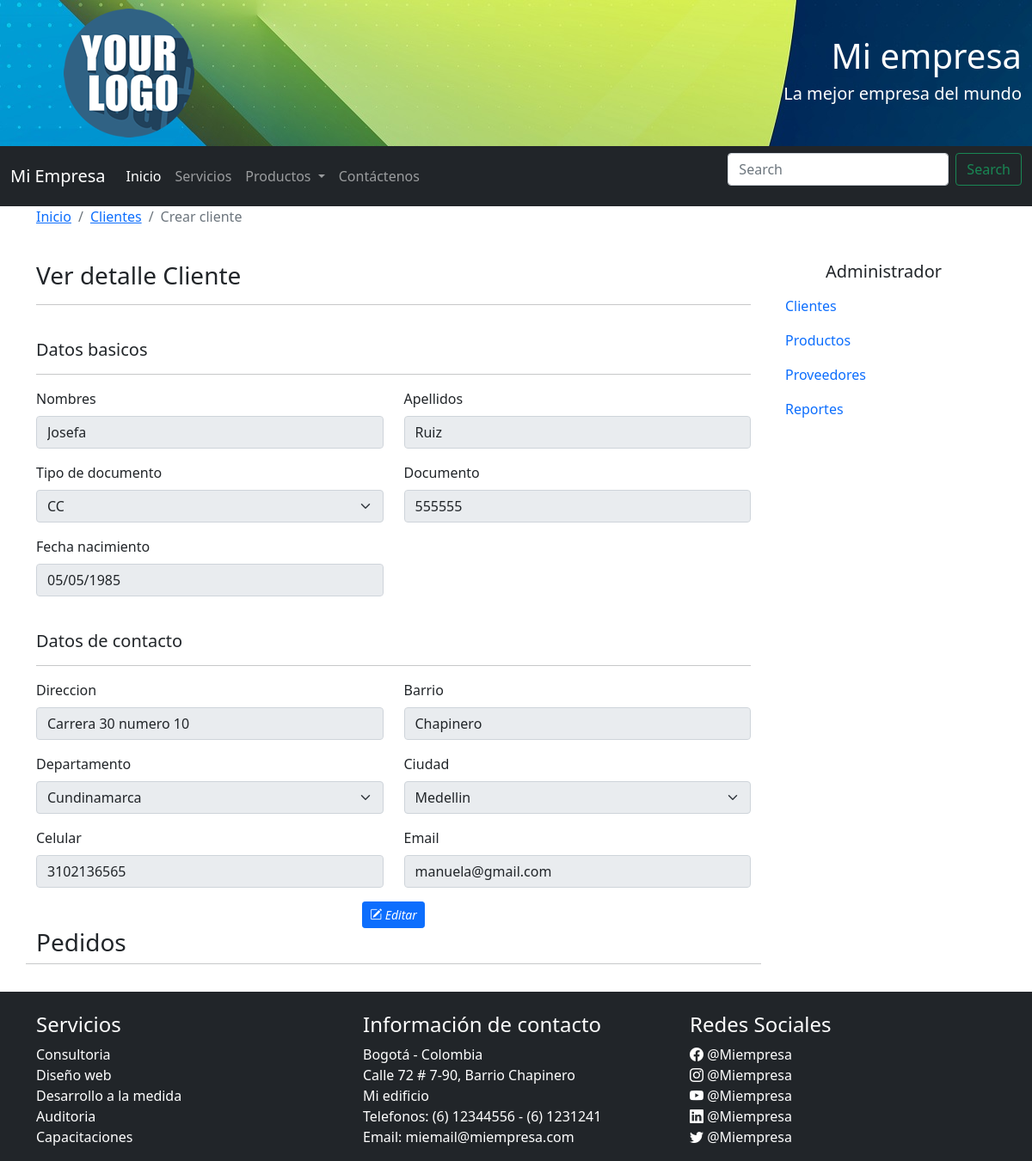
The page /deprecated/cliente_detalle.php?idCliente=46 on the database its author committed.
### tables this page shows
CREATE TABLE IF NOT EXISTS `cliente` (
  `idCliente` int(11) NOT NULL AUTO_INCREMENT,
  `cliNombres` varchar(100) NOT NULL,
  `cliApellidos` varchar(100) NOT NULL,
  `cliTipoDocumento` varchar(45) NOT NULL,
  `cliDocumento` varchar(20) NOT NULL,
  `cliFechaNacimiento` date NOT NULL,
  `cliEmail` varchar(100) DEFAULT NULL,
  `cliCelular` varchar(15) DEFAULT NULL,
  `cliDireccion` varchar(255) DEFAULT NULL,
  `cliBarrio` varchar(255) DEFAULT NULL,
  `cliDepartamento` varchar(100) DEFAULT NULL,
  `cliCiudad` varchar(100) DEFAULT NULL,
  PRIMARY KEY (`idCliente`),
  UNIQUE KEY `cliDocumento_UNIQUE` (`cliDocumento`)
);

### deprecated/cliente_detalle.php (the view, shortened to what this page needs)
<?php
$conn = new mysqli("localhost", "root", "", "proyecto") ;
$idCliente = $_GET['idCliente'];
$sql = "SELECT * FROM cliente WHERE idCliente=".$idCliente;
$query = mysqli_query($conn, $sql);
$row = mysqli_fetch_array($query);
?>
<html>
	<head>
		<link href="https://cdn.jsdelivr.net/npm/bootstrap@5.1.3/dist/css/bootstrap.min.css" rel="stylesheet">
		<link rel="stylesheet" href="https://cdn.jsdelivr.net/npm/bootstrap-icons@1.8.3/font/bootstrap-icons.css">
	</head>
	<body>
		<header style="background-image: url(header.jpg)">
			<div class="container-fluid ">
				<div class="row align-items-center">
					<div class="col-md-3 text-sm-top text-center">
						<img src="logo.png"></img>
					</div>
					<div class="col-md-9 text-sm-end text-center text-white">
						 <h1>Mi empresa</h1>
						 <h5>La mejor empresa del mundo</h5>
					</div>
				</div>
			</div>
			<nav class="navbar navbar-expand-lg bg-dark navbar-dark">
				  <div class="container-fluid">
					<a class="navbar-brand" href="#">Mi Empresa</a>
					<div class="collapse navbar-collapse" id="navbarSupportedContent">
					  <ul class="navbar-nav me-auto mb-2 mb-lg-0 ">
						<li class="nav-item">
						  <a class="nav-link active" aria-current="page" href="#">Inicio</a>
						</li>
						<li class="nav-item">
						  <a class="nav-link" href="#">Servicios</a>
						</li>
						<li class="nav-item dropdown">
						  <a class="nav-link dropdown-toggle" href="#" id="navbarDropdown" role="button" data-bs-toggle="dropdown" aria-expanded="false">
							Productos
						  </a>
						</li>
						<li class="nav-item">
						  <a class="nav-link">Contáctenos</a>
						</li>
					  </ul>
					  <form class="d-flex" role="search">
						<input class="form-control me-2" type="search" placeholder="Search" aria-label="Search">
						<button class="btn btn-outline-success" type="submit">Search</button>
					  </form>
					</div>
				  </div>
				</nav>
		</header>
	<div class="container">
	<nav aria-label="breadcrumb">
		<ol class="breadcrumb">
			<li class="breadcrumb-item"><a href="index.php">Inicio</a></li>
			<li class="breadcrumb-item"><a href="clientes.php">Clientes</a></li>
			<li class="breadcrumb-item active" aria-current="page">Crear cliente</li>
		</ol>
	</nav>
		<div class="row">
			<div class="col-md-9">
			     <br>
				 <h3>Ver detalle Cliente</h3>
				 <hr>
				 <form action ="cliente_modificar.php" method="POST" role="form" class="needs-validation" novalidate>
				  <div class="row">
					<div class="col-sm-12">
					  <br>
					  <h5>Datos basicos</h5>
				      <hr>
						<div class="row">
							<div class="col-sm-6">
								  <div class="mb-3">
									<label for="nombres" class="form-label">Nombres</label>
									<input type="text" class="form-control" id="nombres" name="nombres" minlength="3" maxlength="30" pattern="^[ a-zA-ZñÑáéíóúÁÉÍÓÚ]+$" readonly value="<?php echo $row["cliNombres"] ?>">
								  </div>
							</div>
							<div class="col-sm-6">
								  <div class="mb-3">
									<label for="apellidos" class="form-label">Apellidos</label>
									<input type="text" class="form-control" id="apellidos" name="apellidos" minlength="3" maxlength="30" readonly value="<?php echo $row["cliApellidos"] ?>">
								  </div>
							</div>
						</div>
						<div class="row">
							<div class="col-sm-6">
							  <div class="mb-3">
								<label for="tipoDocumento" class="form-label">Tipo de documento</label>
								<select class="form-select" id="tipoDocumento" name="tipoDocumento" aria-label="Default select example" disabled>
								  <option value="1"  <?php if( $row['cliTipoDocumento'] == '1') { ?> selected  <?php } ?>>CC</option>
								</select>
							  </div>
							</div>
							<div class="col-sm-6">
								  <div class="mb-3">
									<label for="documento" class="form-label">Documento</label>
									<input type="number" class="form-control" id="documento" name="documento" readonly  value="<?php echo $row["cliDocumento"] ?>">
								  </div>
							</div>
						</div>
						<div class="row">
							<div class="col-sm-6">
							  <div class="mb-3">
								<label for="fecha" class="form-label">Fecha nacimiento</label>
								<input type="date" class="form-control" id="fechaNacimiento" name="fechaNacimiento"  value="<?php echo $row["cliFechaNacimiento"] ?>" readonly>
							  </div>
							</div>
						</div>
					<div class="row">
					<div class="col-sm-12">
						  <br>
						   <h5>Datos de contacto</h5>
						   <hr>
						   <div class="row">
								<div class="col-sm-6">
									  <div class="mb-3">
										<label for="direccion" class="form-label">Direccion</label>
										<input type="text" class="form-control" id="direccion" name="direccion" minlength="10" readonly  value="<?php echo $row["cliDireccion"] ?>">
									  </div>
								</div>
								<div class="col-sm-6">
									  <div class="mb-3">
										<label for="barrio" class="form-label">Barrio</label>
										<input type="text" class="form-control" id="barrio" name="barrio" readonly  value="<?php echo $row["cliBarrio"] ?>">
									  </div>
								</div>
						   </div>
						   <div class="row">
								<div class="col-sm-6">
									  <div class="mb-3">
										<label for="departamento" class="form-label">Departamento</label>
										<select class="form-select" id="departamento" name="departamento" aria-label="Default select example" disabled>
										  <option value="3" <?php if( $row['cliDepartamento'] == '3') { ?> selected  <?php } ?>>Cundinamarca</option>
										</select>
									  </div>
								</div>
								<div class="col-sm-6">
									  <div class="mb-3">
										<label for="ciudad" class="form-label">Ciudad</label>
										<select class="form-select" id="ciudad" name="ciudad" aria-label="Default select example" disabled>
										  <option value="1"  <?php if( $row['cliCiudad'] == '1') { ?> selected  <?php } ?>>Medellin</option>
										</select>
									  </div>
								</div>
						   </div>
						   <div class="row">
								<div class="col-sm-6">
									  <div class="mb-3">
										<label for="celular" class="form-label">Celular</label>
										<input type="number" class="form-control" id="celular" name="celular" readonly  value="<?php echo $row["cliCelular"] ?>">
									  </div>
								</div>
								<div class="col-sm-6">
								  <div class="mb-3">
									<label for="email" class="form-label">Email</label>
									<input type="email" class="form-control" id="email" name="email" readonly pattern="^[a-zA-Z0-9.!#$%&'*+/=?^_`{|}~-]+@[a-zA-Z0-9-]+(?:\.[a-zA-Z0-9-]+)*$"  value="<?php echo $row["cliEmail"] ?>">
								  </div>
								</div>
						   </div>
					</div>
				  <div class="text-center">
                  <a href="cliente_editar.php?idCliente=<?php echo $row['idCliente']  ?>" class="btn btn-primary btn-sm"><i class="bi bi-pencil-square"> Editar</i></a>
				  </div>
				</form>
                <br>
				 <h3>Pedidos</h3>
				 <hr>
			</div>
		</div>
	  </div>
             <div class="col-md-3">
					<br>
					<h5 class="text-center">Administrador</h5>
				   <ul class="nav flex-column">
						  <li class="nav-item">
							<a class="nav-link active" aria-current="page" href="#">Clientes</a>
						  </li>
						  <li class="nav-item">
							<a class="nav-link" href="#">Productos</a>
						  </li>
						  <li class="nav-item">
							<a class="nav-link" href="#">Proveedores</a>
						  </li>
						  <li class="nav-item">
							<a class="nav-link"  href="#">Reportes</a>
						  </li>
						</ul>
			 </div>
		<footer class="bg-dark text-white">
			<br>
			<div class="container">
				<div class="row">
					<div class="col-sm-4">
						<h4>Servicios</h4>
						<ul class="list-unstyled">
							<li>Consultoria</li>
							<li>Diseño web</li>
							<li>Desarrollo a la medida</li>
							<li>Auditoria</li>
							<li>Capacitaciones</li>
						</ul>
					</div>
					<div class="col-sm-4">
						<h4>Información de contacto</h4>
						<ul class="list-unstyled">
							<li>Bogotá - Colombia</li>
							<li>Calle 72 # 7-90, Barrio Chapinero</li>
							<li>Mi edificio</li>
							<li>Telefonos: (6) 12344556 - (6) 1231241</li>
							<li>Email: miemail@miempresa.com</li>
						</ul>
					</div>
					<div class="col-sm-4">
					<h4>Redes Sociales</h4>
						<ul class="list-unstyled">
							<li><i class="bi bi-facebook"></i> @Miempresa</li>
							<li><i class="bi bi-instagram"></i> @Miempresa</li>
							<li><i class="bi bi-youtube"></i> @Miempresa</li>
							<li><i class="bi bi-linkedin"></i> @Miempresa</li>
							<li><i class="bi bi-twitter"></i> @Miempresa</li>
						</ul>
					</div>
				</div>
			</div>
		</footer>
	</body>
</html>

### rows shown on the page
cliente: nombres "Josefa", apellidos "Ruiz", tipoDocumento "CC", documento "555555", fechaNacimiento "05/05/1985", direccion "Carrera 30 numero 10", barrio "Chapinero", departamento "Cundinamarca", ciudad "Medellin", celular "3102136565", email "manuela@gmail.com"
